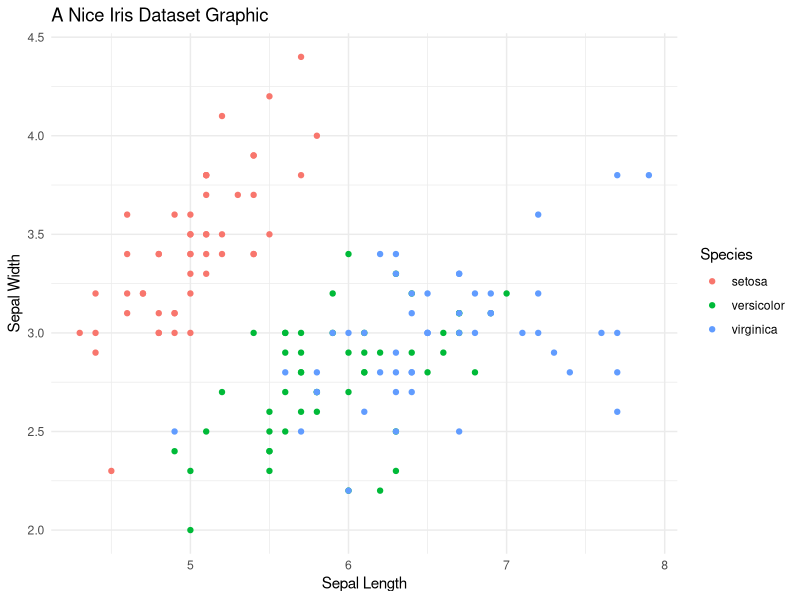

Recreate this plot in R.
## ---- chunk 1

## ---- chunk 2
library(rmarkdown)
paged_table(mtcars)
## ---- chunk 3
library(ggplot2)
ggplot(iris, aes(x = Sepal.Length, y = Sepal.Width, col = Species)) +
  geom_point() +
  labs(title = "A Nice Iris Dataset Graphic", x = "Sepal Length", y = "Sepal Width") +
  theme_minimal()
